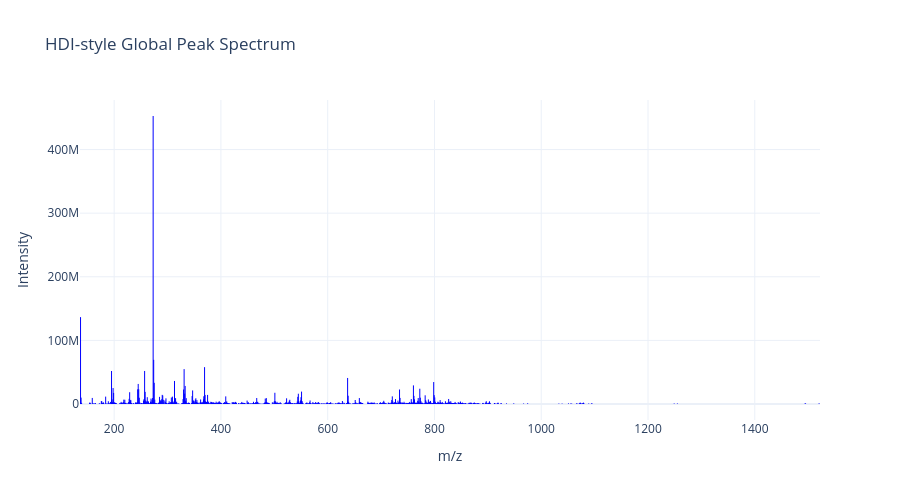

Here is the notebook cell this chart was saved with:
### Code cell
import plotly.graph_objects as go

fig = go.Figure()

for mz, intensity in zip(global_peaks, intensities):
    fig.add_trace(go.Scatter(
        x=[mz, mz],
        y=[0, intensity],
        mode='lines',
        line=dict(color='blue', width=1),
        showlegend=False
    ))

fig.update_layout(
    title='HDI-style Global Peak Spectrum',
    xaxis_title='m/z',
    yaxis_title='Intensity',
    template='plotly_white',
    height=500
)

fig.show()
